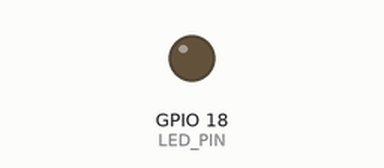
A sketch run on a simulated ESP32. Shown: output pins drawn as LEDs (lit = HIGH).

Above: at 1.2 s.
At 10.4 s:
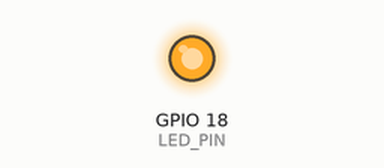
Timing chart, 0 to 11.2 s (numbered marks = the images above):
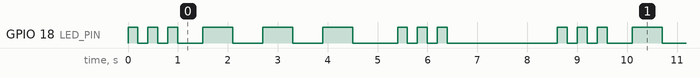

The sketch:

sos_blink.ino
```cpp
/*
 * sos_blink.ino
 * 外付けLEDでモールス信号の SOS (・・・ ーーー ・・・) を繰り返し表示する。
 *
 * ボード : Freenove ESP32-WROOM (ESP32 Dev Module)
 * 配線   : GPIO 18 -> 330Ω -> LED -> GND
 * 仕様   : docs/sos_blink.md
 */

const int LED_PIN = 18;                     // LEDを接続するGPIO番号

const unsigned long SHORT_ON_MS   = 200;    // 短点の点灯時間 [ms]
const unsigned long SHORT_OFF_MS  = 200;    // 短点の消灯時間 [ms]
const unsigned long LONG_ON_MS    = 600;    // 長点の点灯時間 [ms]
const unsigned long LONG_OFF_MS   = 600;    // 長点の消灯時間 [ms]
const unsigned long LETTER_GAP_MS = 300;    // 文字間の追加待機時間 [ms]
const unsigned long REPEAT_GAP_MS = 2000;   // SOS終了後の待機時間 [ms]

const int SIGNALS_PER_LETTER = 3;           // 1文字あたりの点滅回数

// 短い点滅を1回行う
void blinkShort() {
  digitalWrite(LED_PIN, HIGH);
  delay(SHORT_ON_MS);
  digitalWrite(LED_PIN, LOW);
  delay(SHORT_OFF_MS);
}

// 長い点滅を1回行う
void blinkLong() {
  digitalWrite(LED_PIN, HIGH);
  delay(LONG_ON_MS);
  digitalWrite(LED_PIN, LOW);
  delay(LONG_OFF_MS);
}

// S (短点 x3) を表示する
void sendS() {
  for (int i = 0; i < SIGNALS_PER_LETTER; i++) {
    blinkShort();
  }
}

// O (長点 x3) を表示する
void sendO() {
  for (int i = 0; i < SIGNALS_PER_LETTER; i++) {
    blinkLong();
  }
}

void setup() {
  pinMode(LED_PIN, OUTPUT);
  digitalWrite(LED_PIN, LOW);
}

void loop() {
  sendS();
  delay(LETTER_GAP_MS);
  sendO();
  delay(LETTER_GAP_MS);
  sendS();

  delay(REPEAT_GAP_MS);
}
```

Measured:
- by itself, GPIO 18 (LED_PIN): repeats every 8.6 s: 2 × (LOW 0.20 s, HIGH 0.20 s), LOW 0.50 s, 2 × (HIGH 0.60 s, LOW 0.60 s), HIGH 0.60 s, LOW 0.90 s, 2 × (HIGH 0.20 s, LOW 0.20 s), HIGH 0.20 s, LOW 2.2 s, HIGH 0.20 s
- by itself, everything shown: repeats every 8.6 s, in 18 steps
